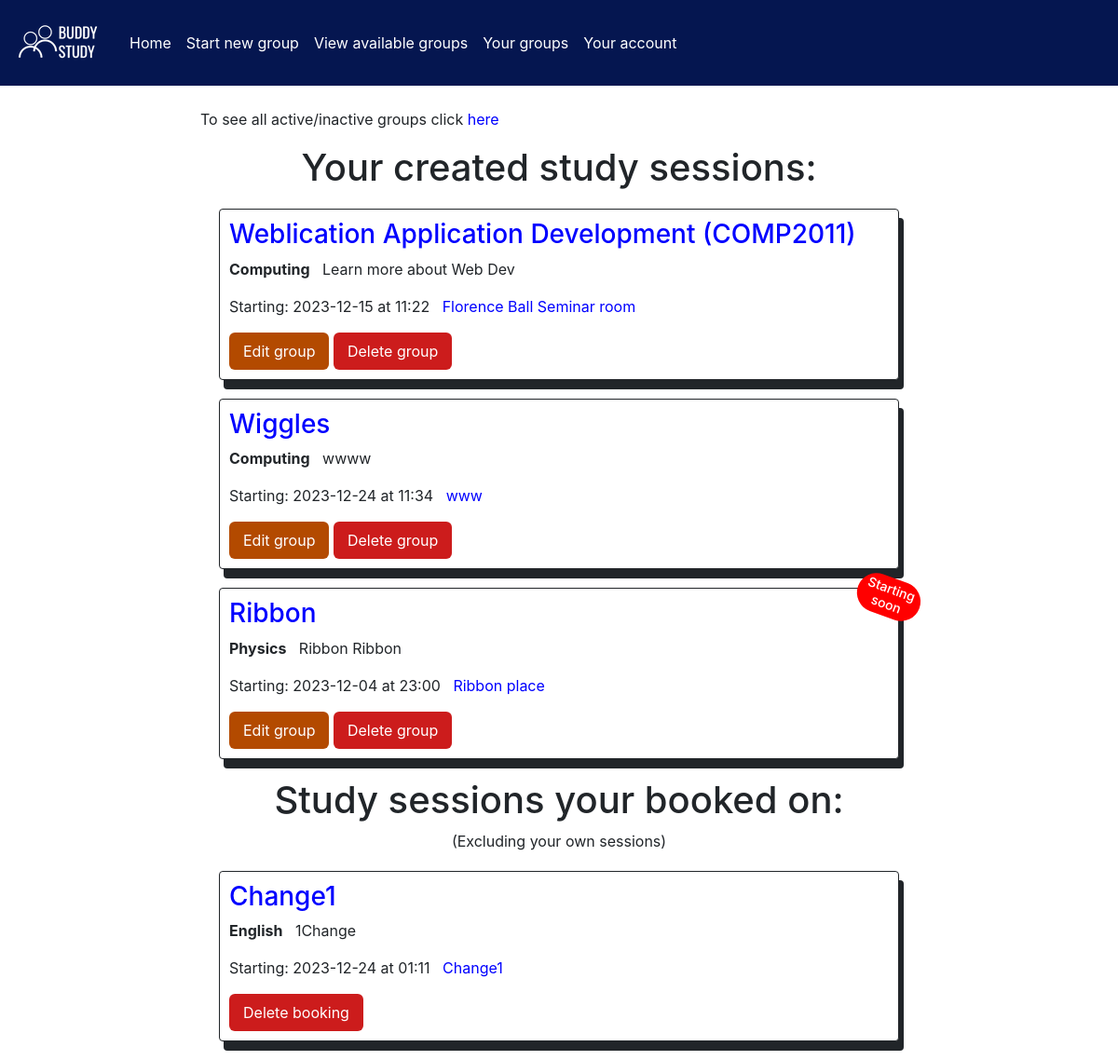
The app's page /viewCurrentUserGroups (signed in) with its own data.
### app/models.py (models this page shows, shortened)
class Group(db.Model):
    id = db.Column(db.Integer, primary_key=True)
    title = db.Column(db.String(500))
    topic = db.Column(db.String(500))
    description = db.Column(db.Text)
    startDate = db.Column(db.String(500))
    startTime = db.Column(db.String(500))
    capacity = db.Column(db.Integer)
    attendance = db.Column(db.Integer)
    meetingLocation = db.Column(db.Integer, db.ForeignKey('location.locationId'))
    institution = db.Column(db.String(500))
    user_groups = db.relationship('User_Group', backref='group', lazy='dynamic')

class Location(db.Model):
    locationId = db.Column(db.Integer, primary_key=True)
    locationTitle = db.Column(db.String(500))
    locationDescription = db.Column(db.Text)
    accessible = db.Column(db.Boolean)
    groups = db.relationship('Group', backref='location', lazy='dynamic')

### app/views.py (the view)
@app.route('/viewCurrentUserGroups', methods=['GET', 'POST'])
def viewCurrentUserGroups():
    id = loginCheck()
    if(id != -1):
        createdSessions = allCurrentUserCreatedSessions(id)
        bookedSessions = allCurrentUserBookedSessions(id)
        app.logger.info("User: %s checked their groups", id)
    else:
        return redirect('/')
    return(render_template('userCurrentBookings.html',
                           createdSessions=createdSessions,
                           bookedSessions=bookedSessions))

### app/views.py (called while the page is built)
def dateChecker(date, time):
    dateSplit = date.split('-')
    timeSplit = time.split(':')
    userDate = datetime(int(dateSplit[0]), int(dateSplit[1]),
                        int(dateSplit[2]),
                        int(timeSplit[0]), int(timeSplit[1]))
    currentDateTime = datetime.now()
    if(userDate <= currentDateTime):
        return False
    else:
        return True

def dateSoon(date, time):
    dateSplit = date.split('-')
    timeSplit = time.split(':')
    userDate = datetime(int(dateSplit[0]),
                        int(dateSplit[1]), int(dateSplit[2]),
                        int(timeSplit[0]), int(timeSplit[1]))
    currentDateTime = datetime.now()
    if(userDate.day == currentDateTime.day):
        return True
    else:
        return False

def loginCheck():
    id = request.cookies.get('userId')
    if(id is not None):
        return int(id)
    else:
        return -1

### app/templates/userCurrentBookings.html (shortened to what this page needs)
{% extends "base.html" %}
{% block content %}
<head>
</head>
<body>
    <br>
    <span> <p> To see all active/inactive groups click<a class="card-link" href="/viewUserGroups"> here</a></p></span>
    {% if createdSessions %}
        <center><h1> Your created study sessions: </h1></center>
        {% for c in createdSessions %}
            <div class="card">
                <h3><a class="card-link" href="/viewGroup/groupId={{ c.0.id }}">{{ c.0.title }}</a>
                    {% if c.0.soonDate %}<span class="ribbon"> Starting soon</span> {% endif %}</h3>
                <p><b>{{ c.0.topic }}</b> &nbsp {{ c.0.description }}</p>
                <p> Starting: {{ c.0.startDate }} at {{ c.0.startTime }} &nbsp; <a class="card-link" id="location" href="/viewLocation/locationId={{ c.0.meetingLocation }}"> {{ c.0.locationTitle }}</a></p>
                <span><a href="/updateGroup/groupId={{ c.0.id }}"> <button type="button" class="button-groupEdit"> Edit group </button></a>
                <a href="/deleteGroup/groupId={{ c.0.id }}"> <button type="button" class="button-groupDelete"> Delete group </button></a></span>
            </div>
        {% endfor %}
    {% endif %}
    {% if bookedSessions %}
        <center><h1> Study sessions your booked on: </h1>
        <p> (Excluding your own sessions) </p></center>
        {% for b in bookedSessions %}
            <div class="card">
                <h3><a class="card-link" href="/viewGroup/groupId={{ b.0.id }}">{{ b.0.title }}</a>
                    {% if b.0.soonDate %}<span class="ribbon"> Starting soon</span> {% endif %}</h3>
                <p><b>{{ b.0.topic }}</b> &nbsp {{ b.0.description }}</p>
                <p> Starting: {{ b.0.startDate }} at {{ b.0.startTime }} &nbsp; <a class="card-link" id="location" href="/viewLocation/locationId={{ b.0.meetingLocation }}"> {{ b.0.locationTitle }}</a></p>
                <a class="card-link" href="/deleteBooking/groupId={{ b.0.id }}"><button type="button" class="button-groupDelete"> Delete booking </button></a>
            </div>
        {% endfor %}
    {% endif %}
</body>
{% endblock %}

### app/templates/base.html (shortened to what this page needs)
<!DOCTYPE html>
<html lang="en">
  <head>
    <link rel="stylesheet" href="https://stackpath.bootstrapcdn.com/bootstrap/4.2.1/css/bootstrap.min.css">
    <link rel="stylesheet" href="../static/style.css">
  </head>
  <body>
    <div>
        <nav class="navbar navbar-expand-sm navbar-colour">
            <a class="navbar-brand" href="#">
                <img src="../../../static/BuddyStudyLogo.png" alt="Logo to improve the feel of the website">
            </a>
            <div class="navbar-collapse collapse show" id="navbarSupportedContent">
              <ul class="navbar-nav mr-auto">
                <li class="nav-item"><a class="nav-link" href="/home">Home <span class="sr-only">(current)</span></a></li>
                <li class="nav-item"><a class="nav-link" href="/createGroup">Start new group</a></li>
                <li class="nav-item"><a class="nav-link" href="/viewGroups/institution=False/accessible=False/topic=None">View available groups</a></li>
                <li class="'nav-item"><a class="nav-link" href="/viewCurrentUserGroups"> Your groups </a></li>
                <li class="'nav-item"><a class="nav-link" href="/editUser"> Your account </a></li>
              </ul>
            </div>
          </nav>
        <div class="container-fluid">
            <div class="row">
              <div class="col-2">
              </div>
                <div class="col">
                  {% block content %}{% endblock %}
                </div>
                <div class="col-2"></div>
              </div>
            </div>
    </div>
  </body>
</html>

### app/static/style.css (style rules this page uses)
.navbar-colour { background-color: #051650 }
.nav-link { color:white; }
.card { margin: 20px; border: 1px solid; padding: 10px; box-shadow: 5px 10px; }
.ribbon { width: 70px; font-size: 14px; padding: 4px; position: absolute; right: -25px; top: -12px; text-align: center; border-radius: 25px; transform: rotate(20deg); background-color: red; color: white; }
.button-groupDelete { background-color: rgb(204, 28, 28); border: none; color: white; border-radius:6px; padding: 8px 15px; text-align: center; text-decoration: none; display: inline-block; transition: all 0.2s ease; }
.button-groupEdit { background-color: #B34A00; border: none; color: white; border-radius:6px; padding: 8px 15px; text-align: center; text-decoration: none; display: inline-block; transition: all 0.2s ease; }
.nav-link { color: white; }
.card-link { color:blue; }

### records on screen
Group: title "Weblication Application Development (COMP2011)", topic "Computing", description "Learn more about Web Dev", startDate "2023-12-15", startTime "11:22"
Location: locationTitle "Florence Ball Seminar room"
Group: title "Wiggles", topic "Computing", description "wwww", startDate "2023-12-24", startTime "11:34"
Location: locationTitle "www"
Group: title "Ribbon", topic "Physics", description "Ribbon Ribbon", startDate "2023-12-04", startTime "23:00"
Location: locationTitle "Ribbon place"
Group: title "Change1", topic "English", description "1Change", startDate "2023-12-24", startTime "01:11"
Location: locationTitle "Change1"
